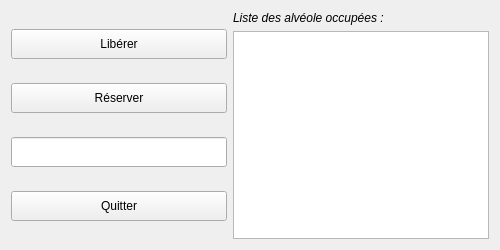
<?xml version="1.0" encoding="UTF-8"?>
<ui version="4.0">
 <class>TestAlveolesLibre</class>
 <widget class="QWidget" name="TestAlveolesLibre">
  <property name="geometry">
   <rect>
    <x>0</x>
    <y>0</y>
    <width>500</width>
    <height>250</height>
   </rect>
  </property>
  <property name="windowTitle">
   <string>TestAlveolesLibre</string>
  </property>
  <layout class="QGridLayout" name="gridLayout_2">
   <item row="0" column="0">
    <layout class="QGridLayout" name="gridLayout">
     <item row="0" column="0">
      <layout class="QVBoxLayout" name="verticalLayout">
       <item>
        <widget class="QPushButton" name="pushButtonLiberer">
         <property name="minimumSize">
          <size>
           <width>50</width>
           <height>30</height>
          </size>
         </property>
         <property name="text">
          <string>Libérer</string>
         </property>
        </widget>
       </item>
       <item>
        <widget class="QPushButton" name="pushButtonReserver">
         <property name="minimumSize">
          <size>
           <width>50</width>
           <height>30</height>
          </size>
         </property>
         <property name="text">
          <string>Réserver</string>
         </property>
        </widget>
       </item>
       <item>
        <widget class="QLineEdit" name="lineEditNumAlveole">
         <property name="minimumSize">
          <size>
           <width>50</width>
           <height>30</height>
          </size>
         </property>
        </widget>
       </item>
       <item>
        <widget class="QPushButton" name="pushButtonQuitter">
         <property name="minimumSize">
          <size>
           <width>50</width>
           <height>30</height>
          </size>
         </property>
         <property name="text">
          <string>Quitter</string>
         </property>
        </widget>
       </item>
      </layout>
     </item>
     <item row="0" column="1">
      <layout class="QVBoxLayout" name="verticalLayout_2">
       <item>
        <widget class="QLabel" name="label">
         <property name="font">
          <font>
           <italic>true</italic>
          </font>
         </property>
         <property name="text">
          <string>Liste des alvéole occupées :</string>
         </property>
        </widget>
       </item>
       <item>
        <widget class="QListWidget" name="listWidgetAlveolesLibres"/>
       </item>
      </layout>
     </item>
    </layout>
   </item>
  </layout>
 </widget>
 <resources/>
 <connections>
  <connection>
   <sender>pushButtonQuitter</sender>
   <signal>clicked()</signal>
   <receiver>TestAlveolesLibre</receiver>
   <slot>close()</slot>
   <hints>
    <hint type="sourcelabel">
     <x>158</x>
     <y>209</y>
    </hint>
    <hint type="destinationlabel">
     <x>5</x>
     <y>228</y>
    </hint>
   </hints>
  </connection>
 </connections>
</ui>
